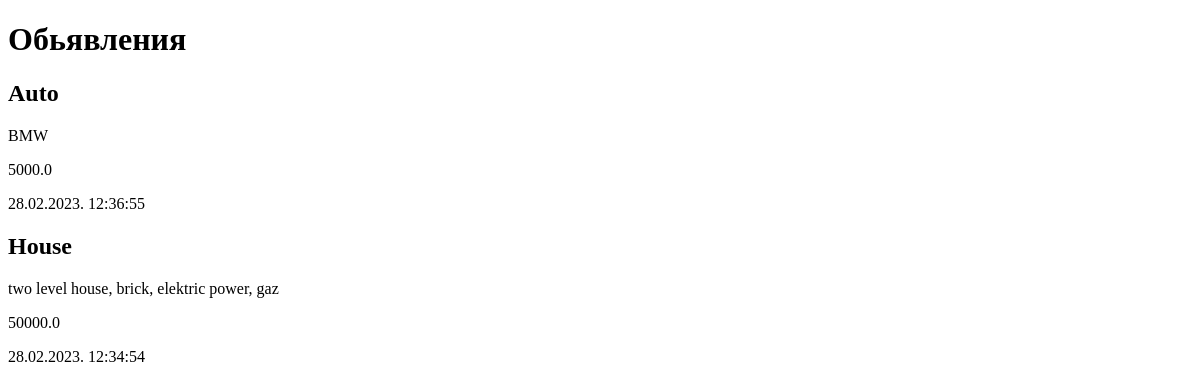
The app's page /, older data.
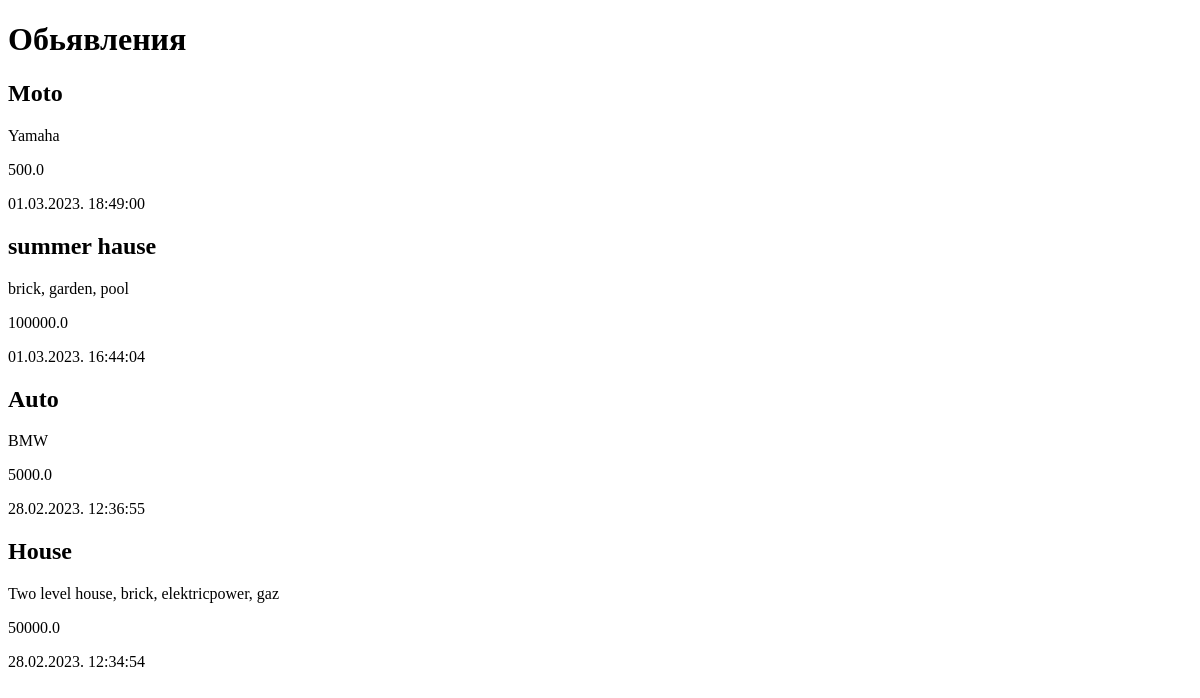
The same page, newer data.
### bboard/models.py (models this page shows)
class Bb(models.Model):
    title = models.CharField(max_length=50, verbose_name='Товар')
    content = models.TextField(null=True, blank=True, verbose_name='Описание')
    price = models.FloatField(null=True, blank=True, verbose_name="Цена")
    published = models.DateTimeField(auto_now_add=True, db_index=True, verbose_name='Опубликовано')
    class Meta:
        verbose_name_plural = 'Обьявления'
        verbose_name = 'Обьявления'
        ordering = ['-published']

### bboard/views.py (the view)
# urls.py: path('', index),
def index(request):
    bbs = Bb.objects.all()
    return render(request, 'bboard/index.html', {'bbs': bbs})

### bboard/templates/bboard/index.html (shortened to what this page needs)
<!DOCTYPE html>
<html lang="en">
    <head>
    </head>
    <body>
    <h1> Обьявления</h1>
     {% for bb in bbs %}
    <div>
        <h2>{{bb.title}}</h2>
        <p>{{bb.content}}</p>
        <p>{{ bb.price }}</p>
        <p>{{bb.published|date:"d.m.Y. H:i:s"}}</p>
    </div>
    {% endfor %}
    </body>
</html>

Row changes from the older to the newer data that the page shows:
added Bb: title "Moto", content "Yamaha", price "500.0", published "01.03.2023. 18:49:00"
added Bb: title "summer hause", content "brick, garden, pool", price "100000.0", published "01.03.2023. 16:44:04"
changed Bb "House": content "two level house, brick, elektric power, gaz" → "Two level house, brick, elektricpower, gaz"
